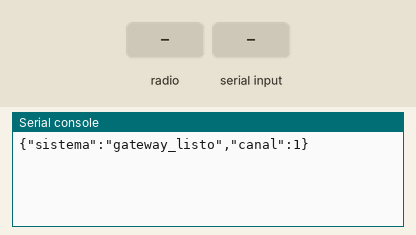
The program below on a simulated ESP32 board running MicroPython. Shown: the last lines printed to the serial console. Inputs (shaded band) come from the test bench. The board's own WiFi access point starts at once.

Above: at 1.2 s.
1.3 s: radio message "payload" arrives
At 1.7 s:
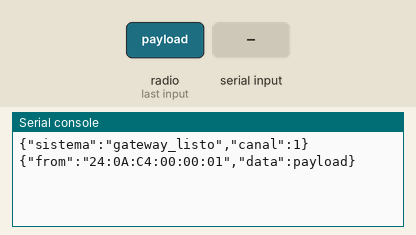
2.8 s: "payload" typed at the serial console, then Enter
At 4.0 s:
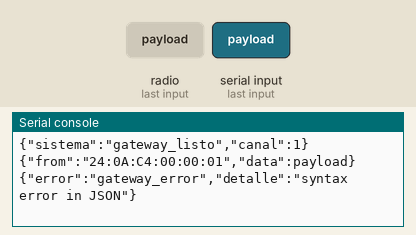
4.3 s: radio message "reglas" arrives
At 5.2 s:
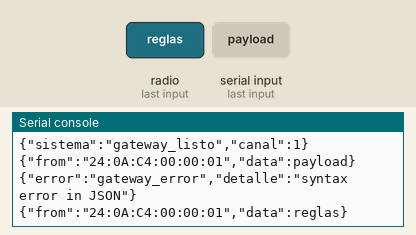
5.8 s: "5" typed at the serial console, then Enter
At 6.3 s:
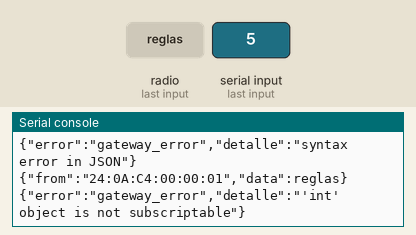
7.3 s: radio message "cmd" arrives
At 8.5 s:
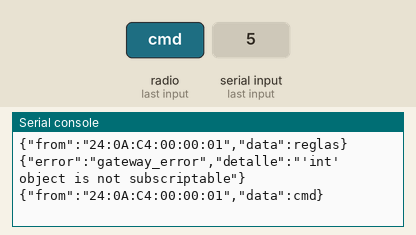
8.8 s: radio message "1" arrives
At 9.8 s:
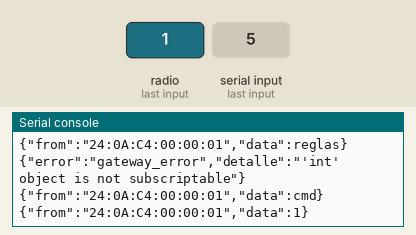

Measured:
- after the input at 1.3 s, the serial console: prints a new line at once (image 1)
- after the input at 2.8 s, the serial console: prints a new line at once (image 2)
- after the input at 4.3 s, the serial console: prints a new line at once (image 3)
- after the input at 5.8 s, the serial console: prints a new line at once (image 4)
- after the input at 7.3 s, the serial console: prints a new line at once (image 5)
- after the input at 8.8 s, the serial console: prints a new line at once (image 6)

The program:

main.py
```python
"""
main.py - Firmware para Gateway bidireccional ESP-NOW a Serial/USB (MicroPython).
Dispositivo: Gateway ESP32
Proyecto: Ena-creaccion
"""
import network
import espnow
import machine
import sys
import ujson
import select
import time
import gc

# 1. Configurar radio en modo Estación (STA) y fijar canal 1
sta = network.WLAN(network.STA_IF)
sta.active(True)
sta.disconnect()

# Dejar AP activo en canal 1 bloquea el sintetizador de radio del ESP32 en canal 1
ap = network.WLAN(network.AP_IF)
ap.active(True)
try:
    ap.config(channel=1)
except Exception as err:
    print("Aviso canal AP:", err)

e = espnow.ESPNow()
e.active(True)

# Watchdog Timer por hardware (5 segundos): si el chip se bloquea, se reinicia solo
wdt = machine.WDT(timeout=5000)

# Registro de peers en memoria para no exceder los 20 máximos de hardware ESP-NOW
peers_registrados = []
MAX_PEERS = 18  # Margen de seguridad sobre el límite de 20

def registrar_peer(mac_bytes):
    """Registra dinámicamente un nodo destino evitando desbordar la tabla de peers."""
    if mac_bytes in peers_registrados:
        return True
    try:
        if len(peers_registrados) >= MAX_PEERS:
            peer_antiguo = peers_registrados.pop(0)
            try:
                e.del_peer(peer_antiguo)
            except OSError:
                pass
        e.add_peer(mac_bytes)
        peers_registrados.append(mac_bytes)
        return True
    except Exception as err:
        sys.stdout.write(f'{{"error":"peer_error","detalle":"{str(err)}"}}\n')
        return False

def mac_texto_a_bytes(mac_str):
    """Convierte dirección MAC en formato texto 'AA:BB:CC:DD:EE:FF' a bytes."""
    return bytes(int(b, 16) for b in mac_str.split(':'))

# 2. Monitoreo del puerto serie no bloqueante
poll = select.poll()
poll.register(sys.stdin, select.POLLIN)

sys.stdout.write('{"sistema":"gateway_listo","canal":1}\n')

buffer_serie = ""

while True:
    wdt.feed()
    hubo_actividad = False

    # --- A. Paquetes entrantes desde los nodos (Radio -> Serie) ---
    host, msg = e.recv(0)
    if msg:
        hubo_actividad = True
        mac_origen = ":".join(f"{b:02X}" for b in host)
        try:
            msg_str = msg.decode("utf-8")
            sys.stdout.write(f'{{"from":"{mac_origen}","data":{msg_str}}}\n')
        except UnicodeError:
            sys.stdout.write(f'{{"from":"{mac_origen}","error":"trama_corrupta"}}\n')

    # --- B. Comandos entrantes desde el Host (Serie -> Radio) - 100% No Bloqueante ---
    if poll.poll(0):
        while poll.poll(0):
            ch = sys.stdin.read(1)
            if not ch:
                break
            if ch == '\n':
                linea = buffer_serie.strip()
                buffer_serie = ""
                if linea:
                    hubo_actividad = True
                    try:
                        paquete = ujson.loads(linea)
                        mac_destino = mac_texto_a_bytes(paquete["node"])

                        if registrar_peer(mac_destino):
                            payload_obj = paquete.get("payload", paquete.get("reglas", paquete.get("cmd")))
                            payload_bytes = ujson.dumps(payload_obj).encode('utf-8')

                            if len(payload_bytes) > 250:
                                sys.stdout.write('{"error":"payload_muy_grande","max":250}\n')
                            else:
                                ack = e.send(mac_destino, payload_bytes)
                                sys.stdout.write(f'{{"sistema":"comando_transmitido","ack":{ "true" if ack else "false" }}}\n')
                    except Exception as err:
                        sys.stdout.write(f'{{"error":"gateway_error","detalle":"{str(err)}"}}\n')
            elif ch != '\r':
                buffer_serie += ch
                # Si llega basura que excede 500 caracteres sin salto de línea, vaciar buffer
                if len(buffer_serie) > 500:
                    buffer_serie = ""

    # Si no hubo actividad en este ciclo, ceder brevemente la CPU
    if not hubo_actividad:
        time.sleep_ms(2)
```
